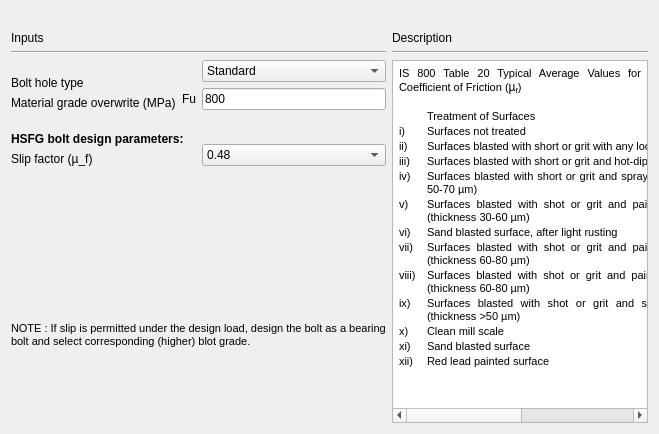
     <widget class="QWidget" name="tab_Bolt">
      <attribute name="title">
       <string>Bolt</string>
      </attribute>
      <layout class="QGridLayout" name="gridLayout_22">
       <item row="0" column="2">
        <widget class="QLabel" name="label_9">
         <property name="text">
          <string/>
         </property>
        </widget>
       </item>
       <item row="1" column="0" rowspan="2">
        <layout class="QGridLayout" name="gridLayout_21">
         <item row="0" column="0">
          <layout class="QGridLayout" name="gridLayout_16">
           <item row="1" column="0">
            <layout class="QGridLayout" name="gridLayout_14">
             <item row="0" column="0" colspan="2">
              <layout class="QGridLayout" name="gridLayout_9">
               <item row="0" column="1" rowspan="3">
                <layout class="QGridLayout" name="gridLayout">
                 <item row="1" column="1">
                  <widget class="QLineEdit" name="txt_boltFu">
                   <property name="font">
                    <font>
                     <family>Arial</family>
                    </font>
                   </property>
                   <property name="text">
                    <string>800</string>
                   </property>
                   <property name="alignment">
                    <set>Qt::AlignLeading|Qt::AlignLeft|Qt::AlignVCenter</set>
                   </property>
                   <property name="readOnly">
                    <bool>false</bool>
                   </property>
                  </widget>
                 </item>
                 <item row="0" column="1">
                  <widget class="QComboBox" name="combo_boltHoleType">
                   <property name="font">
                    <font>
                     <family>Arial</family>
                    </font>
                   </property>
                   <property name="focusPolicy">
                    <enum>Qt::TabFocus</enum>
                   </property>
                   <item>
                    <property name="text">
                     <string>Standard</string>
                    </property>
                   </item>
                   <item>
                    <property name="text">
                     <string>Over-sized</string>
                    </property>
                   </item>
                  </widget>
                 </item>
                 <item row="1" column="0">
                  <widget class="QLabel" name="label_8">
                   <property name="text">
                    <string>Fu</string>
                   </property>
                  </widget>
                 </item>
                </layout>
               </item>
               <item row="2" column="0">
                <widget class="QLabel" name="label_4">
                 <property name="font">
                  <font>
                   <family>Arial</family>
                  </font>
                 </property>
                 <property name="text">
                  <string>Material grade overwrite (MPa)</string>
                 </property>
                </widget>
               </item>
               <item row="1" column="0">
                <widget class="QLabel" name="label_2">
                 <property name="font">
                  <font>
                   <family>Arial</family>
                  </font>
                 </property>
                 <property name="text">
                  <string>Bolt hole type</string>
                 </property>
                </widget>
               </item>
              </layout>
             </item>
             <item row="1" column="0">
              <layout class="QGridLayout" name="gridLayout_12">
               <item row="0" column="0">
                <spacer name="verticalSpacer_6">
                 <property name="orientation">
                  <enum>Qt::Vertical</enum>
                 </property>
                 <property name="sizeHint" stdset="0">
                  <size>
                   <width>168</width>
                   <height>13</height>
                  </size>
                 </property>
                </spacer>
               </item>
               <item row="1" column="0">
                <widget class="QLabel" name="label_7">
                 <property name="font">
                  <font>
                   <family>Arial</family>
                   <weight>75</weight>
                   <bold>true</bold>
                  </font>
                 </property>
                 <property name="text">
                  <string>HSFG bolt design parameters:</string>
                 </property>
                </widget>
               </item>
               <item row="2" column="0">
                <widget class="QLabel" name="label_15">
                 <property name="font">
                  <font>
                   <family>Arial</family>
                  </font>
                 </property>
                 <property name="text">
                  <string>Slip factor (µ_f)</string>
                 </property>
                </widget>
               </item>
              </layout>
             </item>
             <item row="1" column="1">
              <layout class="QGridLayout" name="gridLayout_11">
               <item row="0" column="0">
                <spacer name="verticalSpacer_5">
                 <property name="orientation">
                  <enum>Qt::Vertical</enum>
                 </property>
                 <property name="sizeHint" stdset="0">
                  <size>
                   <width>128</width>
                   <height>28</height>
                  </size>
                 </property>
                </spacer>
               </item>
               <item row="1" column="0">
                <widget class="QComboBox" name="combo_slipfactor">
                 <property name="minimumSize">
                  <size>
                   <width>0</width>
                   <height>0</height>
                  </size>
                 </property>
                 <property name="maximumSize">
                  <size>
                   <width>200</width>
                   <height>16777215</height>
                  </size>
                 </property>
                 <property name="font">
                  <font>
                   <family>Arial</family>
                  </font>
                 </property>
                 <property name="currentText">
                  <string>0.48</string>
                 </property>
                 <property name="currentIndex">
                  <number>6</number>
                 </property>
                 <item>
                  <property name="text">
                   <string>0.2</string>
                  </property>
                 </item>
                 <item>
                  <property name="text">
                   <string>0.5</string>
                  </property>
                 </item>
                 <item>
                  <property name="text">
                   <string>0.1</string>
                  </property>
                 </item>
                 <item>
                  <property name="text">
                   <string>0.25</string>
                  </property>
                 </item>
                 <item>
                  <property name="text">
                   <string>0.3</string>
                  </property>
                 </item>
                 <item>
                  <property name="text">
                   <string>0.33</string>
                  </property>
                 </item>
                 <item>
                  <property name="text">
                   <string>0.48</string>
                  </property>
                 </item>
                 <item>
                  <property name="text">
                   <string>0.52</string>
                  </property>
                 </item>
                 <item>
                  <property name="text">
                   <string>0.55</string>
                  </property>
                 </item>
                </widget>
               </item>
              </layout>
             </item>
            </layout>
           </item>
           <item row="0" column="0">
            <layout class="QGridLayout" name="gridLayout_15">
             <item row="0" column="0">
              <widget class="QLabel" name="label_5">
               <property name="font">
                <font>
                 <family>Arial</family>
                </font>
               </property>
               <property name="text">
                <string>Inputs</string>
               </property>
              </widget>
             </item>
             <item row="1" column="0">
              <widget class="Line" name="line">
               <property name="orientation">
                <enum>Qt::Horizontal</enum>
               </property>
              </widget>
             </item>
            </layout>
           </item>
          </layout>
         </item>
         <item row="1" column="0">
          <spacer name="verticalSpacer">
           <property name="orientation">
            <enum>Qt::Vertical</enum>
           </property>
           <property name="sizeType">
            <enum>QSizePolicy::Fixed</enum>
           </property>
           <property name="sizeHint" stdset="0">
            <size>
             <width>17</width>
             <height>150</height>
            </size>
           </property>
          </spacer>
         </item>
         <item row="2" column="0">
          <layout class="QGridLayout" name="gridLayout_20">
           <item row="0" column="0">
            <widget class="QLabel" name="label_note">
             <property name="font">
              <font>
               <family>Arial</family>
               <pointsize>8</pointsize>
               <weight>50</weight>
               <italic>false</italic>
               <bold>false</bold>
              </font>
             </property>
             <property name="text">
              <string>NOTE : If slip is permitted under the design load, design the bolt as a bearing
bolt and select corresponding (higher) blot grade.</string>
             </property>
            </widget>
           </item>
           <item row="1" column="0">
            <spacer name="verticalSpacer_10">
             <property name="orientation">
              <enum>Qt::Vertical</enum>
             </property>
             <property name="sizeHint" stdset="0">
              <size>
               <width>20</width>
               <height>75</height>
              </size>
             </property>
            </spacer>
           </item>
          </layout>
         </item>
        </layout>
       </item>
       <item row="1" column="1" rowspan="2" colspan="2">
        <layout class="QGridLayout" name="gridLayout_19">
         <item row="0" column="0">
          <layout class="QGridLayout" name="gridLayout_8">
           <item row="0" column="0">
            <widget class="QLabel" name="label_3">
             <property name="font">
              <font>
               <family>Arial</family>
              </font>
             </property>
             <property name="text">
              <string>Description</string>
             </property>
            </widget>
           </item>
           <item row="1" column="0">
            <widget class="Line" name="line_4">
             <property name="orientation">
              <enum>Qt::Horizontal</enum>
             </property>
            </widget>
           </item>
          </layout>
         </item>
         <item row="1" column="0">
          <widget class="QTextBrowser" name="textBrowser">
           <property name="minimumSize">
            <size>
             <width>210</width>
             <height>320</height>
            </size>
           </property>
           <property name="html">
            <string>&lt;!DOCTYPE HTML PUBLIC &quot;-//W3C//DTD HTML 4.0//EN&quot; &quot;http://www.w3.org/TR/REC-html40/strict.dtd&quot;&gt;
&lt;html&gt;&lt;head&gt;&lt;meta name=&quot;qrichtext&quot; content=&quot;1&quot; /&gt;&lt;style type=&quot;text/css&quot;&gt;
p, li { white-space: pre-wrap; }
&lt;/style&gt;&lt;/head&gt;&lt;body style=&quot; font-family:'Arial'; font-size:7.8pt; font-weight:400; font-style:normal;&quot;&gt;
&lt;table border=&quot;0&quot; style=&quot; margin-top:0px; margin-bottom:0px; margin-left:0px; margin-right:0px;&quot; cellspacing=&quot;2&quot; cellpadding=&quot;0&quot;&gt;
&lt;tr&gt;
&lt;td colspan=&quot;3&quot;&gt;
&lt;p align=&quot;justify&quot; style=&quot; margin-top:12px; margin-bottom:12px; margin-left:0px; margin-right:0px; -qt-block-indent:0; text-indent:0px;&quot;&gt;&lt;span style=&quot; font-family:'MS Shell Dlg 2'; font-size:8pt;&quot;&gt;IS 800 Table 20 Typical Average Values for Coefficient of Friction (&lt;/span&gt;&lt;span style=&quot; font-family:'Calibri,sans-serif'; font-size:9pt;&quot;&gt;µ&lt;/span&gt;&lt;span style=&quot; font-family:'Calibri,sans-serif'; font-size:9pt; vertical-align:sub;&quot;&gt;f&lt;/span&gt;&lt;span style=&quot; font-family:'MS Shell Dlg 2'; font-size:8pt;&quot;&gt;)&lt;/span&gt;&lt;/p&gt;&lt;/td&gt;&lt;/tr&gt;&lt;/table&gt;
&lt;p align=&quot;justify&quot; style=&quot;-qt-paragraph-type:empty; margin-top:12px; margin-bottom:12px; margin-left:0px; margin-right:0px; -qt-block-indent:0; text-indent:0px; font-family:'MS Shell Dlg 2'; font-size:8pt;&quot;&gt;&lt;br /&gt;&lt;/p&gt;
&lt;table border=&quot;0&quot; style=&quot; margin-top:0px; margin-bottom:0px; margin-left:0px; margin-right:0px;&quot; cellspacing=&quot;2&quot; cellpadding=&quot;0&quot;&gt;
&lt;tr&gt;
&lt;td width=&quot;26&quot;&gt;&lt;/td&gt;
&lt;td width=&quot;383&quot;&gt;
&lt;p align=&quot;justify&quot; style=&quot; margin-top:12px; margin-bottom:12px; margin-left:0px; margin-right:0px; -qt-block-indent:0; text-indent:0px;&quot;&gt;&lt;span style=&quot; font-family:'MS Shell Dlg 2'; font-size:8pt;&quot;&gt;Treatment of Surfaces&lt;/span&gt;&lt;/p&gt;&lt;/td&gt;
&lt;td width=&quot;78&quot;&gt;
&lt;p align=&quot;justify&quot; style=&quot; margin-top:12px; margin-bottom:12px; margin-left:0px; margin-right:0px; -qt-block-indent:0; text-indent:0px;&quot;&gt;&lt;span style=&quot; font-family:'MS Shell Dlg 2'; font-size:8pt;&quot;&gt;  µ_f&lt;/span&gt;&lt;/p&gt;&lt;/td&gt;&lt;/tr&gt;
&lt;tr&gt;
&lt;td&gt;
&lt;p align=&quot;justify&quot; style=&quot; margin-top:12px; margin-bottom:12px; margin-left:0px; margin-right:0px; -qt-block-indent:0; text-indent:0px;&quot;&gt;&lt;span style=&quot; font-family:'MS Shell Dlg 2'; font-size:8pt;&quot;&gt;i)&lt;/span&gt;&lt;/p&gt;&lt;/td&gt;
&lt;td&gt;
&lt;p align=&quot;justify&quot; style=&quot; margin-top:12px; margin-bottom:12px; margin-left:0px; margin-right:0px; -qt-block-indent:0; text-indent:0px;&quot;&gt;&lt;span style=&quot; font-family:'MS Shell Dlg 2'; font-size:8pt;&quot;&gt;Surfaces not treated&lt;/span&gt;&lt;/p&gt;&lt;/td&gt;
&lt;td&gt;
&lt;p align=&quot;justify&quot; style=&quot; margin-top:12px; margin-bottom:12px; margin-left:0px; margin-right:0px; -qt-block-indent:0; text-indent:0px;&quot;&gt;&lt;span style=&quot; font-family:'MS Shell Dlg 2'; font-size:8pt;&quot;&gt;  0.2&lt;/span&gt;&lt;/p&gt;&lt;/td&gt;&lt;/tr&gt;
&lt;tr&gt;
&lt;td&gt;
&lt;p align=&quot;justify&quot; style=&quot; margin-top:12px; margin-bottom:12px; margin-left:0px; margin-right:0px; -qt-block-indent:0; text-indent:0px;&quot;&gt;&lt;span style=&quot; font-family:'MS Shell Dlg 2'; font-size:8pt;&quot;&gt;ii)&lt;/span&gt;&lt;/p&gt;&lt;/td&gt;
&lt;td&gt;
&lt;p align=&quot;justify&quot; style=&quot; margin-top:12px; margin-bottom:12px; margin-left:0px; margin-right:0px; -qt-block-indent:0; text-indent:0px;&quot;&gt;&lt;span style=&quot; font-family:'MS Shell Dlg 2'; font-size:8pt;&quot;&gt;Surfaces blasted with short or grit with any loose rust removed, no pitting&lt;/span&gt;&lt;/p&gt;&lt;/td&gt;
&lt;td&gt;
&lt;p align=&quot;justify&quot; style=&quot; margin-top:12px; margin-bottom:12px; margin-left:0px; margin-right:0px; -qt-block-indent:0; text-indent:0px;&quot;&gt;&lt;span style=&quot; font-family:'MS Shell Dlg 2'; font-size:8pt;&quot;&gt;  0.5&lt;/span&gt;&lt;/p&gt;&lt;/td&gt;&lt;/tr&gt;
&lt;tr&gt;
&lt;td&gt;
&lt;p align=&quot;justify&quot; style=&quot; margin-top:12px; margin-bottom:12px; margin-left:0px; margin-right:0px; -qt-block-indent:0; text-indent:0px;&quot;&gt;&lt;span style=&quot; font-family:'MS Shell Dlg 2'; font-size:8pt;&quot;&gt;iii)&lt;/span&gt;&lt;/p&gt;&lt;/td&gt;
&lt;td&gt;
&lt;p align=&quot;justify&quot; style=&quot; margin-top:12px; margin-bottom:12px; margin-left:0px; margin-right:0px; -qt-block-indent:0; text-indent:0px;&quot;&gt;&lt;span style=&quot; font-family:'MS Shell Dlg 2'; font-size:8pt;&quot;&gt;Surfaces blasted with short or grit and hot-dip galvanized&lt;/span&gt;&lt;/p&gt;&lt;/td&gt;
&lt;td&gt;
&lt;p align=&quot;justify&quot; style=&quot; margin-top:12px; margin-bottom:12px; margin-left:0px; margin-right:0px; -qt-block-indent:0; text-indent:0px;&quot;&gt;&lt;span style=&quot; font-family:'MS Shell Dlg 2'; font-size:8pt;&quot;&gt;  0.1&lt;/span&gt;&lt;/p&gt;&lt;/td&gt;&lt;/tr&gt;
&lt;tr&gt;
&lt;td&gt;
&lt;p align=&quot;justify&quot; style=&quot; margin-top:12px; margin-bottom:12px; margin-left:0px; margin-right:0px; -qt-block-indent:0; text-indent:0px;&quot;&gt;&lt;span style=&quot; font-family:'MS Shell Dlg 2'; font-size:8pt;&quot;&gt;iv)&lt;/span&gt;&lt;/p&gt;&lt;/td&gt;
&lt;td&gt;
&lt;p align=&quot;justify&quot; style=&quot; margin-top:12px; margin-bottom:12px; margin-left:0px; margin-right:0px; -qt-block-indent:0; text-indent:0px;&quot;&gt;&lt;span style=&quot; font-family:'MS Shell Dlg 2'; font-size:8pt;&quot;&gt;Surfaces blasted with short or grit and spray - metallized with zinc (thickness 50-70 µm)&lt;/span&gt;&lt;/p&gt;&lt;/td&gt;
&lt;td&gt;
&lt;p align=&quot;justify&quot; style=&quot; margin-top:12px; margin-bottom:12px; margin-left:0px; margin-right:0px; -qt-block-indent:0; text-indent:0px;&quot;&gt;&lt;span style=&quot; font-family:'MS Shell Dlg 2'; font-size:8pt;&quot;&gt;  0.25&lt;/span&gt;&lt;/p&gt;&lt;/td&gt;&lt;/tr&gt;
&lt;tr&gt;
&lt;td&gt;
&lt;p align=&quot;justify&quot; style=&quot; margin-top:12px; margin-bottom:12px; margin-left:0px; margin-right:0px; -qt-block-indent:0; text-indent:0px;&quot;&gt;&lt;span style=&quot; font-family:'MS Shell Dlg 2'; font-size:8pt;&quot;&gt;v)&lt;/span&gt;&lt;/p&gt;&lt;/td&gt;
&lt;td&gt;
&lt;p align=&quot;justify&quot; style=&quot; margin-top:12px; margin-bottom:12px; margin-left:0px; margin-right:0px; -qt-block-indent:0; text-indent:0px;&quot;&gt;&lt;span style=&quot; font-family:'MS Shell Dlg 2'; font-size:8pt;&quot;&gt;Surfaces blasted with shot or grit and painted with ethylzinc silicate coat (thickness 30-60 µm)&lt;/span&gt;&lt;/p&gt;&lt;/td&gt;
&lt;td&gt;
&lt;p align=&quot;justify&quot; style=&quot; margin-top:12px; margin-bottom:12px; margin-left:0px; margin-right:0px; -qt-block-indent:0; text-indent:0px;&quot;&gt;&lt;span style=&quot; font-family:'MS Shell Dlg 2'; font-size:8pt;&quot;&gt;  0.3&lt;/span&gt;&lt;/p&gt;&lt;/td&gt;&lt;/tr&gt;
&lt;tr&gt;
&lt;td&gt;
&lt;p align=&quot;justify&quot; style=&quot; margin-top:12px; margin-bottom:12px; margin-left:0px; margin-right:0px; -qt-block-indent:0; text-indent:0px;&quot;&gt;&lt;span style=&quot; font-family:'MS Shell Dlg 2'; font-size:8pt;&quot;&gt;vi)&lt;/span&gt;&lt;/p&gt;&lt;/td&gt;
&lt;td&gt;
&lt;p align=&quot;justify&quot; style=&quot; margin-top:12px; margin-bottom:12px; margin-left:0px; margin-right:0px; -qt-block-indent:0; text-indent:0px;&quot;&gt;&lt;span style=&quot; font-family:'MS Shell Dlg 2'; font-size:8pt;&quot;&gt;Sand blasted surface, after light rusting&lt;/span&gt;&lt;/p&gt;&lt;/td&gt;
&lt;td&gt;
&lt;p align=&quot;justify&quot; style=&quot; margin-top:12px; margin-bottom:12px; margin-left:0px; margin-right:0px; -qt-block-indent:0; text-indent:0px;&quot;&gt;&lt;span style=&quot; font-family:'MS Shell Dlg 2'; font-size:8pt;&quot;&gt;  0.52&lt;/span&gt;&lt;/p&gt;&lt;/td&gt;&lt;/tr&gt;
&lt;tr&gt;
&lt;td&gt;
&lt;p align=&quot;justify&quot; style=&quot; margin-top:12px; margin-bottom:12px; margin-left:0px; margin-right:0px; -qt-block-indent:0; text-indent:0px;&quot;&gt;&lt;span style=&quot; font-family:'MS Shell Dlg 2'; font-size:8pt;&quot;&gt;vii)&lt;/span&gt;&lt;/p&gt;&lt;/td&gt;
&lt;td&gt;
&lt;p align=&quot;justify&quot; style=&quot; margin-top:12px; margin-bottom:12px; margin-left:0px; margin-right:0px; -qt-block-indent:0; text-indent:0px;&quot;&gt;&lt;span style=&quot; font-family:'MS Shell Dlg 2'; font-size:8pt;&quot;&gt;Surfaces blasted with shot or grit and painted with ethylzinc silicate coat (thickness 60-80 µm)&lt;/span&gt;&lt;/p&gt;&lt;/td&gt;
&lt;td&gt;
&lt;p align=&quot;justify&quot; style=&quot; margin-top:12px; margin-bottom:12px; margin-left:0px; margin-right:0px; -qt-block-indent:0; text-indent:0px;&quot;&gt;&lt;span style=&quot; font-family:'MS Shell Dlg 2'; font-size:8pt;&quot;&gt;  0.3&lt;/span&gt;&lt;/p&gt;&lt;/td&gt;&lt;/tr&gt;
&lt;tr&gt;
&lt;td&gt;
&lt;p align=&quot;justify&quot; style=&quot; margin-top:12px; margin-bottom:12px; margin-left:0px; margin-right:0px; -qt-block-indent:0; text-indent:0px;&quot;&gt;&lt;span style=&quot; font-family:'MS Shell Dlg 2'; font-size:8pt;&quot;&gt;viii)&lt;/span&gt;&lt;/p&gt;&lt;/td&gt;
&lt;td&gt;
&lt;p align=&quot;justify&quot; style=&quot; margin-top:12px; margin-bottom:12px; margin-left:0px; margin-right:0px; -qt-block-indent:0; text-indent:0px;&quot;&gt;&lt;span style=&quot; font-family:'MS Shell Dlg 2'; font-size:8pt;&quot;&gt;Surfaces blasted with shot or grit and painted with alcalizinc silicate coat (thickness 60-80 µm)&lt;/span&gt;&lt;/p&gt;&lt;/td&gt;
&lt;td&gt;
&lt;p align=&quot;justify&quot; style=&quot; margin-top:12px; margin-bottom:12px; margin-left:0px; margin-right:0px; -qt-block-indent:0; text-indent:0px;&quot;&gt;&lt;span style=&quot; font-family:'MS Shell Dlg 2'; font-size:8pt;&quot;&gt;  0.3&lt;/span&gt;&lt;/p&gt;&lt;/td&gt;&lt;/tr&gt;
&lt;tr&gt;
&lt;td&gt;
&lt;p align=&quot;justify&quot; style=&quot; margin-top:12px; margin-bottom:12px; margin-left:0px; margin-right:0px; -qt-block-indent:0; text-indent:0px;&quot;&gt;&lt;span style=&quot; font-family:'MS Shell Dlg 2'; font-size:8pt;&quot;&gt;ix)&lt;/span&gt;&lt;/p&gt;&lt;/td&gt;
&lt;td&gt;
&lt;p align=&quot;justify&quot; style=&quot; margin-top:12px; margin-bottom:12px; margin-left:0px; margin-right:0px; -qt-block-indent:0; text-indent:0px;&quot;&gt;&lt;span style=&quot; font-family:'MS Shell Dlg 2'; font-size:8pt;&quot;&gt;Surfaces blasted with shot or grit and spray metallized with aluminium (thickness &amp;gt;50 µm)&lt;/span&gt;&lt;/p&gt;&lt;/td&gt;
&lt;td&gt;
&lt;p align=&quot;justify&quot; style=&quot; margin-top:12px; margin-bottom:12px; margin-left:0px; margin-right:0px; -qt-block-indent:0; text-indent:0px;&quot;&gt;&lt;span style=&quot; font-family:'MS Shell Dlg 2'; font-size:8pt;&quot;&gt;  0.5&lt;/span&gt;&lt;/p&gt;&lt;/td&gt;&lt;/tr&gt;
&lt;tr&gt;
&lt;td&gt;
&lt;p align=&quot;justify&quot; style=&quot; margin-top:12px; margin-bottom:12px; margin-left:0px; margin-right:0px; -qt-block-indent:0; text-indent:0px;&quot;&gt;&lt;span style=&quot; font-family:'MS Shell Dlg 2'; font-size:8pt;&quot;&gt;x)&lt;/span&gt;&lt;/p&gt;&lt;/td&gt;
&lt;td&gt;
&lt;p align=&quot;justify&quot; style=&quot; margin-top:12px; margin-bottom:12px; margin-left:0px; margin-right:0px; -qt-block-indent:0; text-indent:0px;&quot;&gt;&lt;span style=&quot; font-family:'MS Shell Dlg 2'; font-size:8pt;&quot;&gt;Clean mill scale&lt;/span&gt;&lt;/p&gt;&lt;/td&gt;
&lt;td&gt;
&lt;p align=&quot;justify&quot; style=&quot; margin-top:12px; margin-bottom:12px; margin-left:0px; margin-right:0px; -qt-block-indent:0; text-indent:0px;&quot;&gt;&lt;span style=&quot; font-family:'MS Shell Dlg 2'; font-size:8pt;&quot;&gt;  0.33&lt;/span&gt;&lt;/p&gt;&lt;/td&gt;&lt;/tr&gt;
&lt;tr&gt;
&lt;td&gt;
&lt;p align=&quot;justify&quot; style=&quot; margin-top:12px; margin-bottom:12px; margin-left:0px; margin-right:0px; -qt-block-indent:0; text-indent:0px;&quot;&gt;&lt;span style=&quot; font-family:'MS Shell Dlg 2'; font-size:8pt;&quot;&gt;xi)&lt;/span&gt;&lt;/p&gt;&lt;/td&gt;
&lt;td&gt;
&lt;p align=&quot;justify&quot; style=&quot; margin-top:12px; margin-bottom:12px; margin-left:0px; margin-right:0px; -qt-block-indent:0; text-indent:0px;&quot;&gt;&lt;span style=&quot; font-family:'MS Shell Dlg 2'; font-size:8pt;&quot;&gt;Sand blasted surface&lt;/span&gt;&lt;/p&gt;&lt;/td&gt;
&lt;td&gt;
&lt;p align=&quot;justify&quot; style=&quot; margin-top:12px; margin-bottom:12px; margin-left:0px; margin-right:0px; -qt-block-indent:0; text-indent:0px;&quot;&gt;&lt;span style=&quot; font-family:'MS Shell Dlg 2'; font-size:8pt;&quot;&gt;  0.48&lt;/span&gt;&lt;/p&gt;&lt;/td&gt;&lt;/tr&gt;
&lt;tr&gt;
&lt;td&gt;
&lt;p align=&quot;justify&quot; style=&quot; margin-top:12px; margin-bottom:12px; margin-left:0px; margin-right:0px; -qt-block-indent:0; text-indent:0px;&quot;&gt;&lt;span style=&quot; font-family:'MS Shell Dlg 2'; font-size:8pt;&quot;&gt;xii)&lt;/span&gt;&lt;/p&gt;&lt;/td&gt;
&lt;td&gt;
&lt;p align=&quot;justify&quot; style=&quot; margin-top:12px; margin-bottom:12px; margin-left:0px; margin-right:0px; -qt-block-indent:0; text-indent:0px;&quot;&gt;&lt;span style=&quot; font-family:'MS Shell Dlg 2'; font-size:8pt;&quot;&gt;Red lead painted surface&lt;/span&gt;&lt;/p&gt;&lt;/td&gt;
&lt;td&gt;
&lt;p align=&quot;justify&quot; style=&quot; margin-top:12px; margin-bottom:12px; margin-left:0px; margin-right:0px; -qt-block-indent:0; text-indent:0px;&quot;&gt;&lt;span style=&quot; font-family:'MS Shell Dlg 2'; font-size:8pt;&quot;&gt;  0.1&lt;/span&gt;&lt;/p&gt;
&lt;p align=&quot;justify&quot; style=&quot;-qt-paragraph-type:empty; margin-top:12px; margin-bottom:12px; margin-left:0px; margin-right:0px; -qt-block-indent:0; text-indent:0px; font-family:'MS Shell Dlg 2'; font-size:8pt;&quot;&gt;&lt;br /&gt;&lt;/p&gt;&lt;/td&gt;&lt;/tr&gt;&lt;/table&gt;&lt;/body&gt;&lt;/html&gt;</string>
           </property>
          </widget>
         </item>
        </layout>
       </item>
       <item row="2" column="2">
        <widget class="QLabel" name="label_11">
         <property name="font">
          <font>
           <family>Arial</family>
          </font>
         </property>
         <property name="text">
          <string/>
         </property>
        </widget>
       </item>
      </layout>
     </widget>
